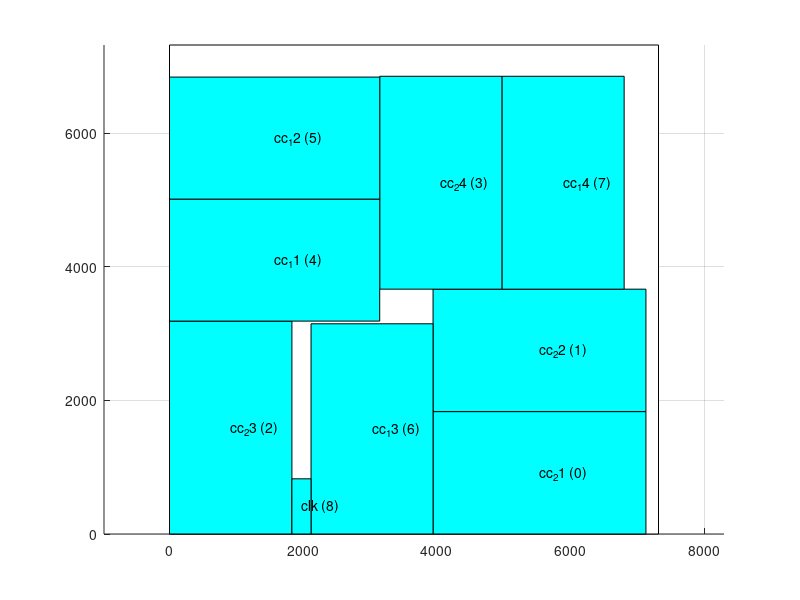

MATLAB code for this plot:
axis equal;
hold on;
grid on;
cap_x=[ 0 0 7318 7318 0 ];
cap_y=[ 0 7318 7318 0 0 ];
fill(cap_x,cap_y,'w');
block_x=[ 3944 7130 7130 3944 3944 ];
block_y=[ 0 0 1832 1832 0 ];
fill(block_x,block_y,'c');
text(5537,916,'cc_21 (0)');
block_x=[ 3944 7130 7130 3944 3944 ];
block_y=[ 1832 1832 3664 3664 1832 ];
fill(block_x,block_y,'c');
text(5537,2748,'cc_22 (1)');
block_x=[ 0 1832 1832 0 0 ];
block_y=[ 0 0 3186 3186 0 ];
fill(block_x,block_y,'c');
text(916,1593,'cc_23 (2)');
block_x=[ 3146 4978 4978 3146 3146 ];
block_y=[ 3664 3664 6850 6850 3664 ];
fill(block_x,block_y,'c');
text(4062,5257,'cc_24 (3)');
block_x=[ 0 3146 3146 0 0 ];
block_y=[ 3186 3186 5012 5012 3186 ];
fill(block_x,block_y,'c');
text(1573,4099,'cc_11 (4)');
block_x=[ 0 3146 3146 0 0 ];
block_y=[ 5012 5012 6838 6838 5012 ];
fill(block_x,block_y,'c');
text(1573,5925,'cc_12 (5)');
block_x=[ 2118 3944 3944 2118 2118 ];
block_y=[ 0 0 3146 3146 0 ];
fill(block_x,block_y,'c');
text(3031,1573,'cc_13 (6)');
block_x=[ 4978 6804 6804 4978 4978 ];
block_y=[ 3664 3664 6850 6850 3664 ];
fill(block_x,block_y,'c');
text(5891,5257,'cc_14 (7)');
block_x=[ 1832 2118 2118 1832 1832 ];
block_y=[ 0 0 826 826 0 ];
fill(block_x,block_y,'c');
text(1975,413,'clk (8)');
